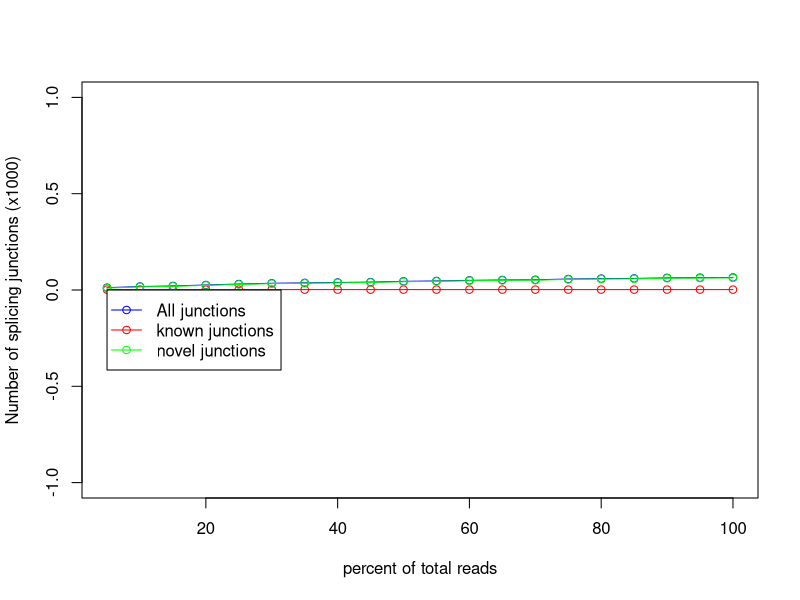

This chart was generated by the following R code:
pdf('WT_REP2.junctionSaturation_plot.pdf')
x=c(5,10,15,20,25,30,35,40,45,50,55,60,65,70,75,80,85,90,95,100)
y=c(2,2,2,2,2,2,2,2,2,2,2,2,2,2,2,2,2,2,2,2)
z=c(12,18,21,26,31,35,37,39,41,45,47,50,52,53,57,59,60,63,64,65)
w=c(10,16,19,24,29,33,35,37,39,43,45,48,50,51,55,57,58,61,62,63)
m=max(0,0,0)
n=min(0,0,0)
plot(x,z/1000,xlab='percent of total reads',ylab='Number of splicing junctions (x1000)',type='o',col='blue',ylim=c(n,m))
points(x,y/1000,type='o',col='red')
points(x,w/1000,type='o',col='green')
legend(5,0, legend=c("All junctions","known junctions", "novel junctions"),col=c("blue","red","green"),lwd=1,pch=1)
dev.off()
